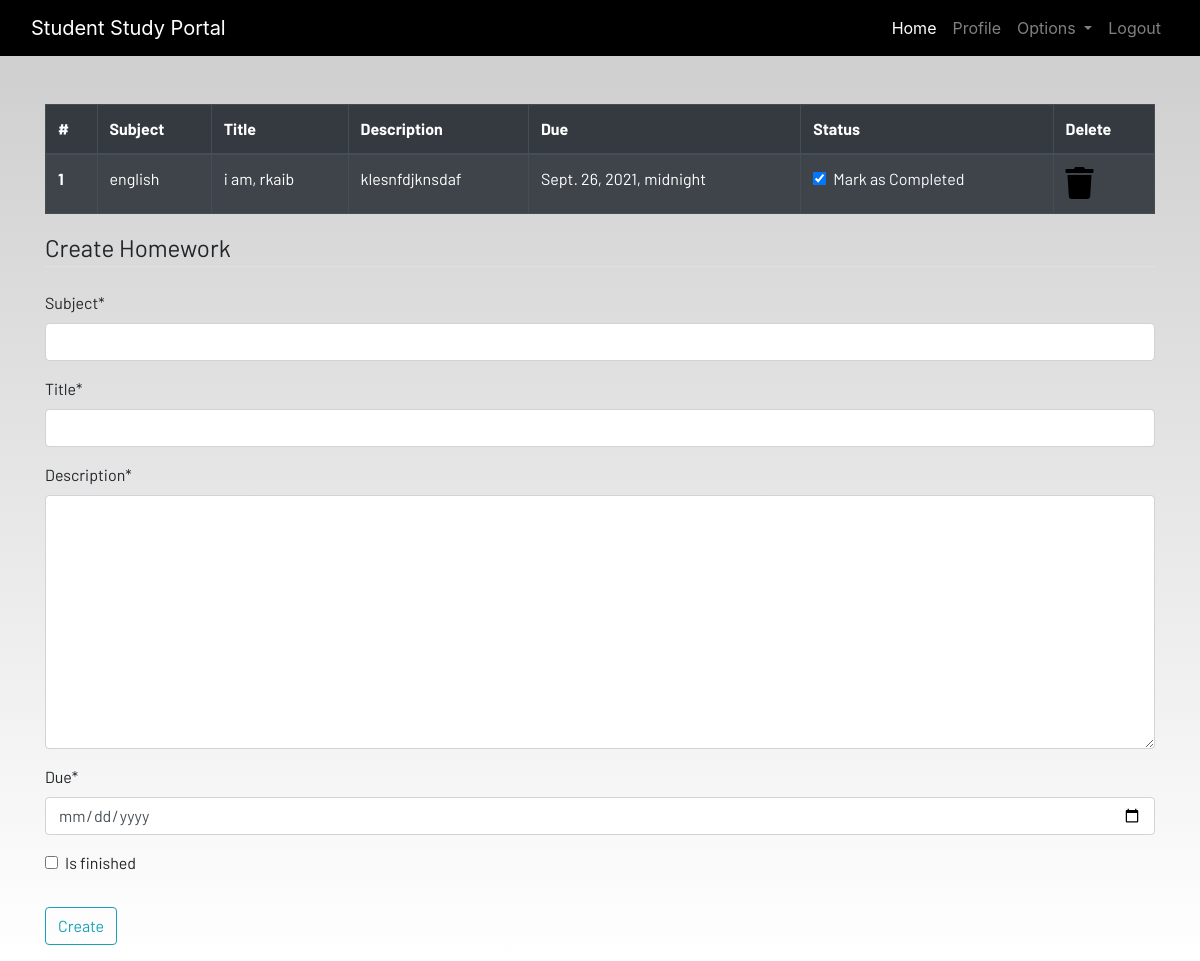
Screenshot of /homework/ (signed in) with the database file from the repository.
### dashboard/models.py (models this page shows, shortened)
class Homework(models.Model):
    user = models.ForeignKey(User, on_delete=models.CASCADE)
    subject = models.CharField(max_length=120)
    title = models.CharField(max_length=120)
    description = models.TextField(max_length=1200)
    due=models.DateTimeField()
    is_finished=models.BooleanField(default=False)

### dashboard/views.py (the view)
# urls.py: path('homework/', views.homework, name='homework'),
@login_required
def homework(request):
    if request.method=="POST":
        form = HomeworkForm(request.POST)
        if form.is_valid():
            try:
                finished=request.POST['is_finished']
                if finished== 'on':
                    finished=True
                else:
                    finished=False
            except:
                finished=False
            homeworks=Homework(
                user=request.user,
                subject=request.POST['subject'],
                title=request.POST['title'],
                description=request.POST['description'],
                due=request.POST['due'],
                is_finished=finished,
            )
            homeworks.save()
            messages.success(request,f"Homework added from {request.user.username} successfully.")
    else:
        form = HomeworkForm()
    homework = Homework.objects.filter(user=request.user)
    if len(homework)==0:
        homework_done=True
    else:
        homework_done = False
    context = {
            'homeworks': homework,
            'homeworks_done': homework_done,
            'form': form,
               }
    return render(request, 'dashboard/homework.html',context)

### dashboard/forms.py
class HomeworkForm(forms.ModelForm):
    class Meta:
        model=Homework
        widgets = {'due':DateInput()}
        fields=['subject','title','description','due','is_finished',]

### dashboard/templates/dashboard/homework.html (shortened to what this page needs)
{% extends 'dashboard/base.html' %}
{% load static %}
{% load crispy_forms_tags %}
{% block content %}
<div class="container">
{% if not homeworks_done%}
    <table class="table table-striped table-bordered table-hover table-dark">
        <thead>
            <tr>
                <th scope="col">#</th>
                <th scope="col">Subject</th>
                <th scope="col">Title</th>
                <th scope="col">Description</th>
                <th scope="col">Due</th>
                <th scope="col">Status</th>
                <th scope="col">Delete</th>
            </tr>
        </thead>
        <tbody>
            {% for homework in homeworks %}
            <tr>
                <th scope="row">{{forloop.counter}}</th>
                <td>{{homework.subject}}</td>
                <td>{{homework.title}}</td>
                <td>{{homework.description}}</td>
                <td>{{homework.due}}</td>
                <td>
                    <a href="{% url 'update-homework' homework.id %}">
                        <div class="form-check">
                        {% if homework.is_finished == True %}
                            <input class="form-check-input" type="checkbox" value="" checked>
                        {% else %}
                            <input class="form-check-input" type="checkbox" value="">
                        {% endif %}
                            <label class="form-check-label text-light" for="flexCheckDefault">
                                Mark as Completed
                            </label>
                        </div>
                    </a>
                </td>
                <td><a href="{% url 'delete-homework' homework.id %}"><i class="fa fa-trash fa-2x"></i></a></td>
            </tr>
            {% endfor %}
        </tbody>
    </table>
    {% else %}
    <h4>All homeworks are completed!! Create to have more!!</h4>
    {% endif %}
</div>
<div class=" container">
    <form method="POST">
        <fieldset class="form-group">
            <legend class="border-bottom mb-4">Create Homework</legend>
            {{form|crispy}}
        </fieldset>
        <div class="form-group">
            <button href="" class="btn btn-outline-info" type="submit">
                Create
            </button>
        </div>
    </form>
</div>
{% endblock content %}

### static/css/main.css (style rules this page uses)
html { scroll-behavior: smooth; height: 100%; width: 100%; }
a { text-decoration: none !important; color: black; }
html, body { max-width: 100%; overflow-x: hidden; height: 100%; width: 100%; }
body { background: linear-gradient(rgba(0, 0, 0, 0.2), rgba(255, 255, 255, 0.5)); overflow-x: hidden; background-repeat: no-repeat; }
.fa { color: black; }

### rows the page displays
Homework: subject "english", title "i am, rkaib", description "klesnfdjknsdaf", due "Sept. 26, 2021, midnight"
